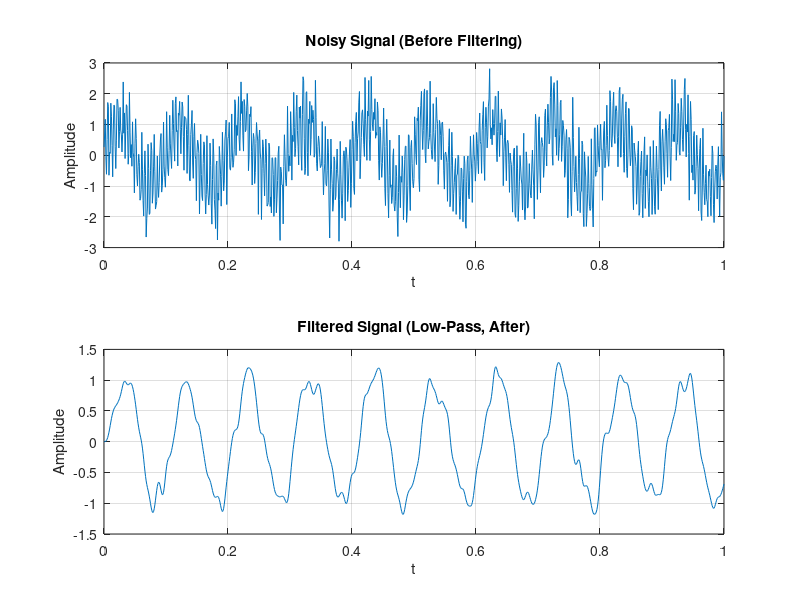

MATLAB code to generate this figure:
fs = 1000;
t = 0:1/fs:1;
x = sin(2*pi*10*t) + sin(2*pi*200*t);   
noisy = x + 0.5*randn(size(t));         

fc = 50;                                 
b = fir1(20, fc/(fs/2));                  
filtered = filter(b, 1, noisy);

subplot(2,1,1)
plot(t, noisy)
grid on
title('Noisy Signal (Before Filtering)')
xlabel('t')
ylabel('Amplitude')

subplot(2,1,2)
plot(t, filtered)
grid on
title('Filtered Signal (Low-Pass, After)')
xlabel('t')
ylabel('Amplitude')
